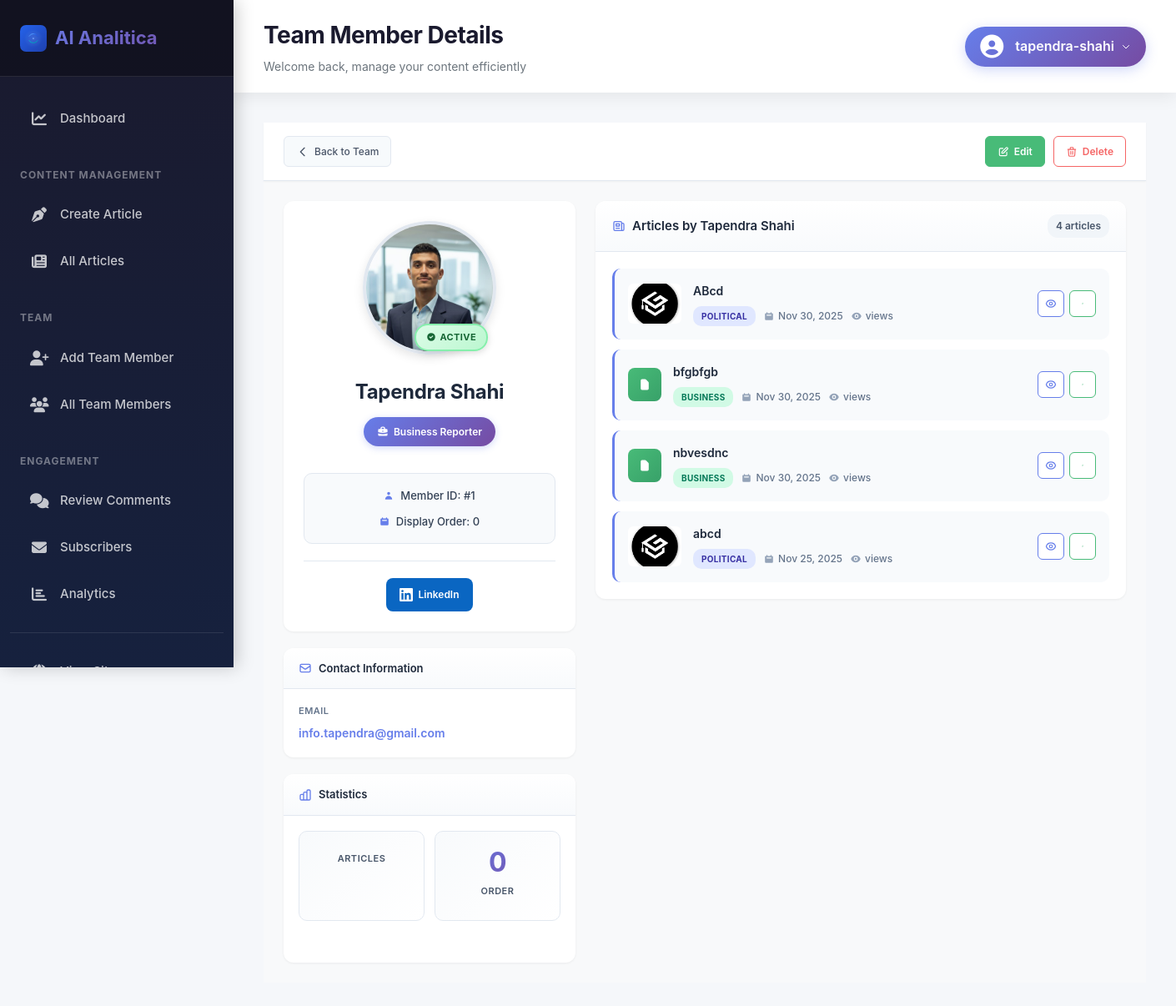
The page /custom-admin/team/1/ (signed in) on the database as committed earlier.
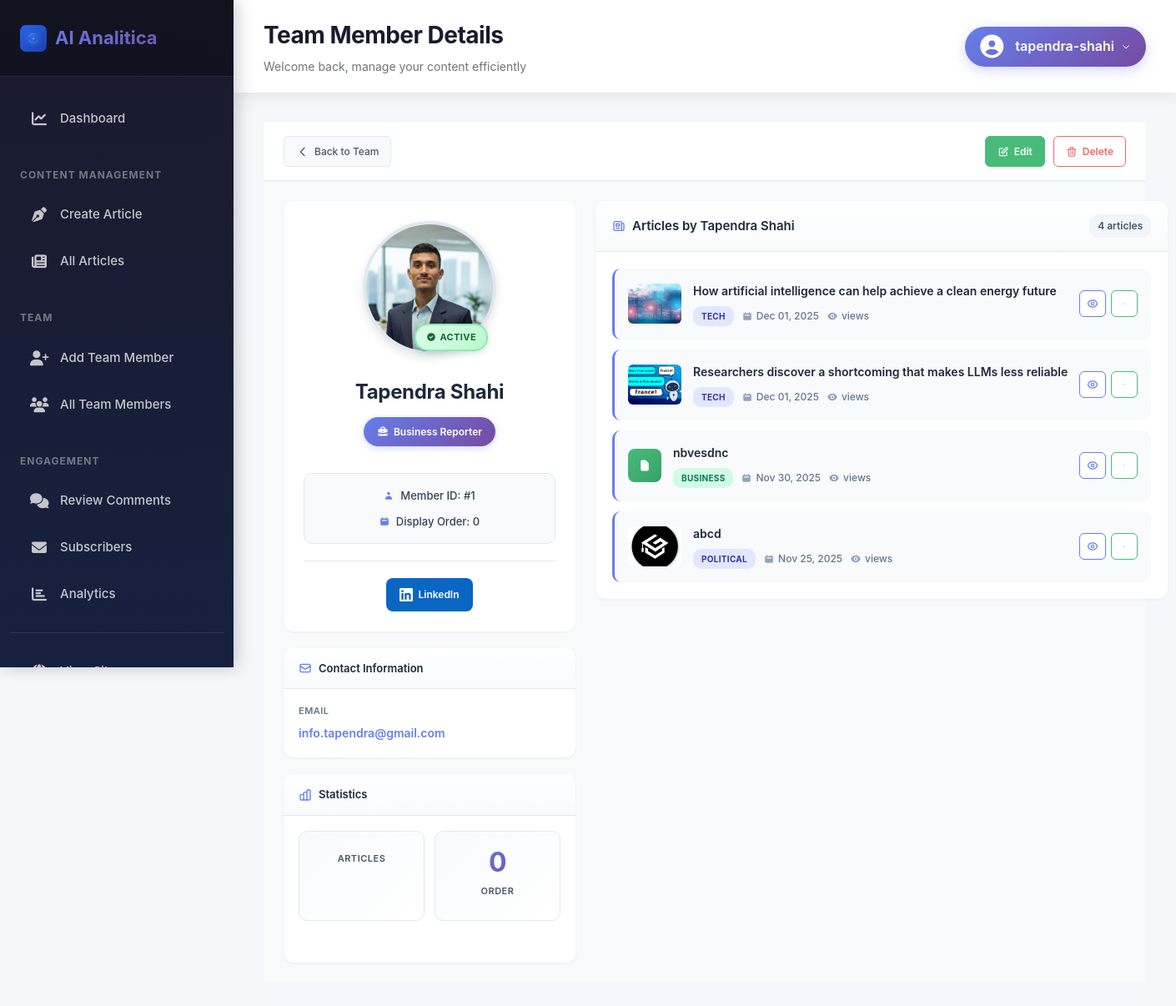
The same page on the database as committed later.
### news/models.py (models this page shows, shortened)
class News(models.Model):
    CATEGORY_CHOICES = [
        ('business', 'Business'),
        ('political', 'Political'),
        ('tech', 'Tech'),
        ('education', 'Education'),
    ]
    VISIBILITY_CHOICES = [
        ('public', 'Public'),
        ('private', 'Private'),
        ('password', 'Password Protected'),
    ]
    title = models.CharField(max_length=255)
    slug = models.SlugField(max_length=255, blank=True, help_text="URL-friendly version of title")
    content = models.TextField()
    excerpt = models.TextField(max_length=300, blank=True, help_text="Brief summary of the article")
    category = models.CharField(max_length=50, choices=CATEGORY_CHOICES, default='business')
    tags = models.CharField(max_length=500, blank=True, help_text="Comma-separated tags")
    author = models.ForeignKey(TeamMember, on_delete=models.SET_NULL, null=True, blank=True, related_name='articles', help_text="Select the author from team members")
    meta_description = models.CharField(max_length=160, blank=True, help_text="SEO meta description")
    visibility = models.CharField(max_length=20, choices=VISIBILITY_CHOICES, default='public')
    publish_date = models.DateTimeField(null=True, blank=True, help_text="Schedule publish date/time")
    created_at = models.DateTimeField(auto_now_add=True)
    updated_at = models.DateTimeField(auto_now=True)
    image = models.ImageField(upload_to='news_images/', blank=True, null=True)
    class Meta:
        ordering = ['-created_at']
        verbose_name = 'News Article'
        verbose_name_plural = 'News Articles'

### news/admin_views.py (the view)
# urls.py: path('team/<int:pk>/', admin_views.admin_team_detail, name='team_detail'),
@staff_member_required
def admin_team_detail(request, pk):
    team_member = get_object_or_404(TeamMember, pk=pk)
    articles = News.objects.filter(author=team_member).order_by('-created_at')
    context = {
        'team_member': team_member,
        'articles': articles,
    }
    return render(request, 'admin/custom_team_details.html', context)

### news/templates/admin/custom_team_details.html (shortened to what the changed rows need)
{% extends 'admin/base.html' %}
{% block page_title %}{% if team_member %}Team Member Details{% else %}My Profile{% endif %}{% endblock %}
{% block content %}
<div class="member-details-wrapper">
    <div class="details-container">
        <div class="profile-section">
            <div class="profile-card">
                <div class="profile-info">
                    <h1 class="profile-name">{% if team_member %}{{ team_member.name }}{% else %}{{ user.get_full_name|default:user.username }}{% endif %}</h1>
                </div>
            </div>
        </div>
        <div class="content-section">
            {% if team_member %}
            <div class="content-card">
                <div class="card-body">
                    {% if articles %}
                    <div class="articles-list">
                        {% for article in articles %}
                        <div class="article-item">
                            {% if article.image %}
                            <div class="article-thumbnail">
                                <img src="{{ article.image.url }}" alt="{{ article.title }}">
                            </div>
                            {% else %}
                            <div class="article-icon">
                                <svg width="16" height="16" fill="currentColor" viewBox="0 0 20 20">
                                    <path fill-rule="evenodd" d="M4 4a2 2 0 012-2h4.586A2 2 0 0112 2.586L15.414 6A2 2 0 0116 7.414V16a2 2 0 01-2 2H6a2 2 0 01-2-2V4z"/>
                                </svg>
                            </div>
                            {% endif %}
                            <div class="article-details">
                                <a href="{% url 'news:news_detail' article.pk %}" target="_blank" class="article-title">
                                    {{ article.title }}
                                </a>
                                <div class="article-meta">
                                    <span class="meta-badge meta-{{ article.category }}">{{ article.get_category_display }}</span>
                                    <span class="meta-date">
                                        <svg width="12" height="12" fill="currentColor" viewBox="0 0 20 20">
                                            <path fill-rule="evenodd" d="M6 2a1 1 0 00-1 1v1H4a2 2 0 00-2 2v10a2 2 0 002 2h12a2 2 0 002-2V6a2 2 0 00-2-2h-1V3a1 1 0 10-2 0v1H7V3a1 1 0 00-1-1zm0 5a1 1 0 000 2h8a1 1 0 100-2H6z"/>
                                        </svg>
                                        {{ article.created_at|date:"M d, Y" }}
                                    </span>
                                    <span class="meta-views">
                                        <svg width="12" height="12" fill="currentColor" viewBox="0 0 20 20">
                                            <path d="M10 12a2 2 0 100-4 2 2 0 000 4z"/>
                                            <path fill-rule="evenodd" d="M.458 10C1.732 5.943 5.522 3 10 3s8.268 2.943 9.542 7c-1.274 4.057-5.064 7-9.542 7S1.732 14.057.458 10zM14 10a4 4 0 11-8 0 4 4 0 018 0z"/>
                                        </svg>
                                        {{ article.views }} views
                                    </span>
                                </div>
                            </div>
                            <div class="article-actions">
                                <a href="{% url 'news:news_detail' article.pk %}" target="_blank" class="article-action btn-view" title="View">
                                </a>
                                <a href="{% url 'custom_admin:news_edit' article.id %}" class="article-action btn-edit" title="Edit">
                                    <svg width="14" height="14" fill="none" stroke="currentColor" viewBox="0 0 24 24">
                                        <path stroke-linecap="round" stroke-linejoin="round" stroke-width="2" d="M11 5H6a2 2 0 00-2 2v11a2 2 0 002 2h11a2 2 0 002-2v-5m-1.414-9.414a2 2 0 112.828 2.828L11.828 15H9v-2.828l8.586-8.586z"/>
                                    </svg>
                                </a>
                            </div>
                        </div>
                        {% endfor %}
                    </div>
                    {% endif %}
                </div>
            </div>
            {% endif %}
        </div>
    </div>
</div>
{% endblock %}

Rows that differ between the two databases and show on the page:
removed News: image (picture), title "ABcd", category "POLITICAL", created_at "Nov 30, 2025"
removed News: title "bfgbfgb", category "BUSINESS", created_at "Nov 30, 2025"
added News: image (picture), title "How artificial intelligence can help achieve a clean energy future", category "TECH", created_at "Dec 01, 2025"
added News: image (picture), title "Researchers discover a shortcoming that makes LLMs less reliable", category "TECH", created_at "Dec 01, 2025"
